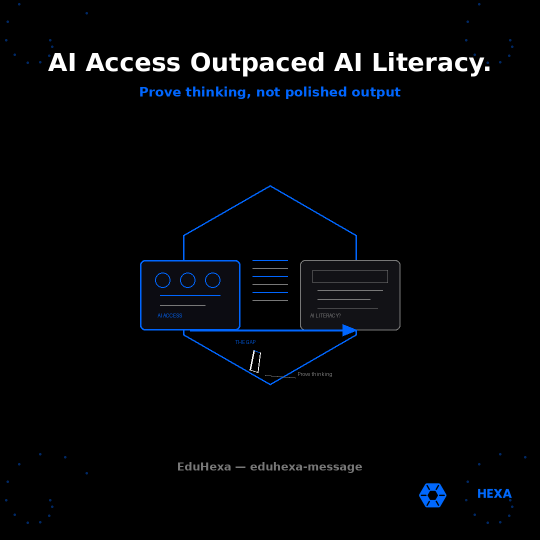
#> input picture clients/assets/eduhexa/eduhexa-message-ai-literacy-gap-sep-2026.png, 1080 x 1080 px, given in place of eduhexa logo.png, which was not available (shown at 1/2 size)
$ python generate_eduhexa_image_ai_mandate_stack_oct_2026.py
#> lines starting #> are read from the running program, lines starting #| are printed output that depends on the picture; pictures that were not available may be replaced by others from this repository, and a replacement may not be noted
#!/usr/bin/env python3
"""Generate EduHexa eduhexa-message WhatsApp image 1080x1080 - AI Mandate Stack."""
from PIL import Image, ImageDraw, ImageFont
import math
import os

SIZE = 1080
BLACK = (0, 0, 0)
BLUE = (0, 102, 255)
WHITE = (255, 255, 255)
GRAY = (120, 120, 120)
DARK_BLUE = (0, 40, 100)
LIGHT_BLUE = (0, 80, 200)
MUTED = (45, 45, 55)

OUT = "/workspace/clients/assets/eduhexa/eduhexa-message-ai-mandate-stack-oct-2026.png"
LOGO = "/workspace/clients/eduhexa logo.png"

img = Image.new("RGB", (SIZE, SIZE), BLACK)
#> img: PIL image 1080x1080 RGB; every value is 0
draw = ImageDraw.Draw(img)

for cx, cy in [(100, 140), (980, 140), (100, 940), (980, 940)]:
    for i in range(8):
        angle = i * math.pi / 4
        r = 14 + i * 6
        x = cx + int(r * math.cos(angle))
        y = cy + int(r * math.sin(angle))
        draw.ellipse([x - 2, y - 2, x + 2, y + 2], fill=DARK_BLUE)

cx, cy = SIZE // 2, SIZE // 2 + 50
draw.rounded_rectangle([cx - 340, cy - 230, cx + 340, cy + 230], radius=18, outline=BLUE, width=2)

labels = ["LESSON PLAN", "ASSESSMENT", "GRADING", "RIGOR CHECK"]
stack_x = cx - 300
y0 = cy - 200
for i, label in enumerate(labels):
    y = y0 + i * 52
    draw.rounded_rectangle([stack_x, y, stack_x + 260, y + 44], radius=8, outline=GRAY, width=2, fill=MUTED)
    draw.text((stack_x + 12, y + 8), label, fill=GRAY, font=ImageFont.load_default())
    draw.ellipse([stack_x + 220, y + 10, stack_x + 248, y + 38], outline=LIGHT_BLUE, width=2)
    draw.text((stack_x + 228, y + 16), "AI", fill=LIGHT_BLUE, font=ImageFont.load_default())

judgment_y = y0 + 4 * 52 + 8
draw.rounded_rectangle([stack_x, judgment_y, stack_x + 260, judgment_y + 36], radius=8, outline=BLUE, width=3, fill=(8, 25, 55))
draw.text((stack_x + 12, judgment_y + 10), "JUDGMENT", fill=BLUE, font=ImageFont.load_default())
draw.ellipse([stack_x + 200, judgment_y + 6, stack_x + 248, judgment_y + 30], outline=BLUE, width=2)

right_x = cx + 40
draw.rounded_rectangle([right_x, cy - 120, right_x + 240, cy + 80], radius=10, outline=GRAY, width=2, fill=(25, 25, 30))
draw.line([(right_x + 30, cy - 80), (right_x + 210, cy - 80)], fill=GRAY, width=2)
draw.line([(right_x + 30, cy - 50), (right_x + 180, cy - 50)], fill=GRAY, width=2)
draw.ellipse([right_x + 100, cy + 20, right_x + 200, cy + 70], outline=GRAY, width=2)
draw.text((right_x + 108, cy + 32), "Why try?", fill=GRAY, font=ImageFont.load_default())


def load_font(size):
#> called with size = 52
    paths = [
        "/usr/share/fonts/truetype/dejavu/DejaVuSans-Bold.ttf",
        "/usr/share/fonts/truetype/liberation/LiberationSans-Bold.ttf",
    ]
    for p in paths:
        if os.path.exists(p):
            return ImageFont.truetype(p, size)
    return ImageFont.load_default()


font_head = load_font(52)
font_sub = load_font(28)
font_small = load_font(22)

line1 = "Mandates Stack."
line2 = "Judgment Shrinks."
bbox1 = draw.textbbox((0, 0), line1, font=font_head)
#> bbox1 = (0, 9, 488, 50)
tw1 = bbox1[2] - bbox1[0]
#> tw1 = 488
draw.text(((SIZE - tw1) // 2, 72), line1, fill=WHITE, font=font_head)
bbox2 = draw.textbbox((0, 0), line2, font=font_head)
#> bbox2 = (-3, 9, 540, 60)
tw2 = bbox2[2] - bbox2[0]
#> tw2 = 543
draw.text(((SIZE - tw2) // 2, 132), line2, fill=BLUE, font=font_head)

sub = "When adults automate faster than schools teach proof"
bbox3 = draw.textbbox((0, 0), sub, font=font_sub)
#> bbox3 = (0, 5, 866, 32)
tw3 = bbox3[2] - bbox3[0]
#> tw3 = 866
draw.text(((SIZE - tw3) // 2, 200), sub, fill=GRAY, font=font_sub)

small = "EduHexa — eduhexa-message"
bbox4 = draw.textbbox((0, 0), small, font=font_small)
#> bbox4 = (0, 4, 371, 26)
tw4 = bbox4[2] - bbox4[0]
#> tw4 = 371
draw.text(((SIZE - tw4) // 2, 920), small, fill=GRAY, font=font_small)

logo = Image.open(LOGO).convert("RGBA")
logo_w = int(SIZE * 0.20)
logo_h = int(logo_w * logo.height / logo.width)
#> logo_h = 216
logo = logo.resize((logo_w, logo_h), Image.Resampling.LANCZOS)
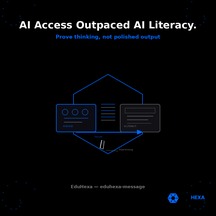
#> logo: PIL image 216x216 RGBA; mean R, G, B, A 4.2, 5.6, 7.7, 255
img.paste(logo, (SIZE - logo_w - 40, SIZE - logo_h - 50), logo)
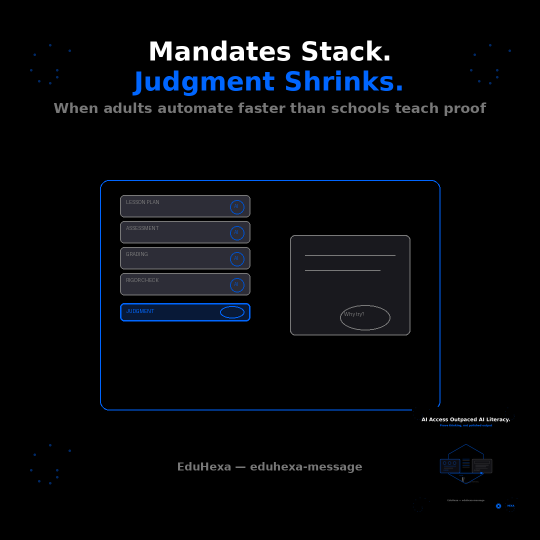
#> img: PIL image 1080x1080 RGB (shown at 1/2 size); mean R, G, B 6.3, 7.9, 10.9

os.makedirs(os.path.dirname(OUT), exist_ok=True)
img.save(OUT, "PNG")
print(f"Saved {OUT}")
